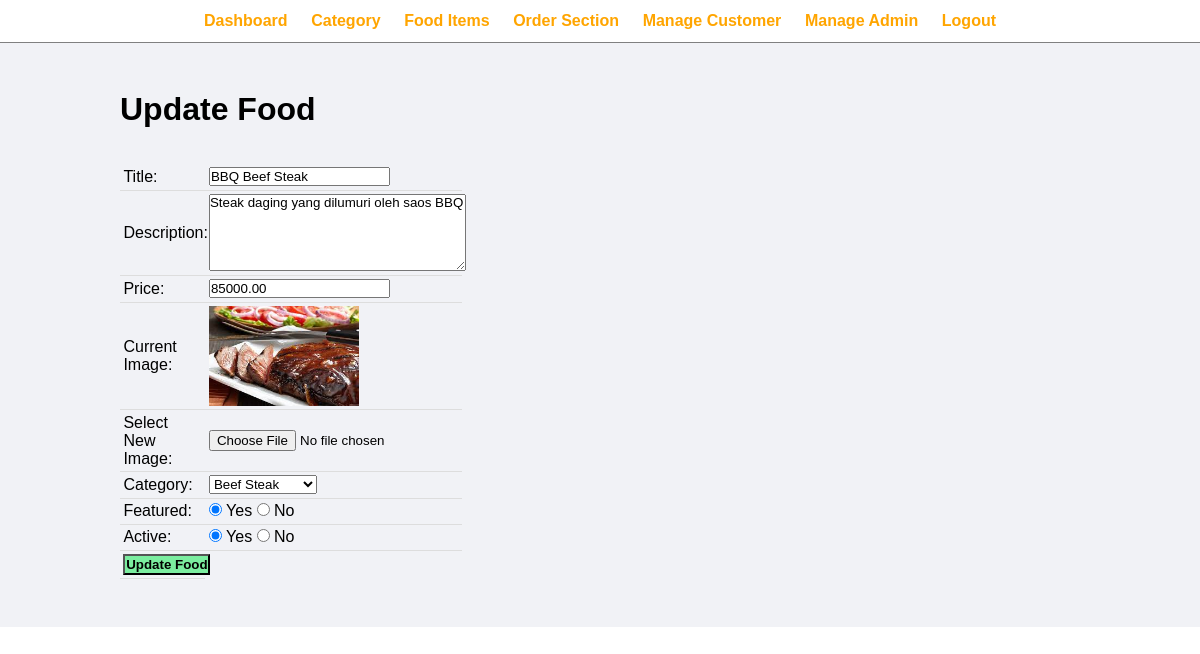
The page /admin/update-food.php?id=12 (signed in) on the database its author committed.
### tables this page shows
CREATE TABLE `tbl_food` (
  `id` int(10) UNSIGNED NOT NULL,
  `title` varchar(100) NOT NULL,
  `description` text NOT NULL,
  `price` decimal(10,2) NOT NULL,
  `image_name` varchar(255) NOT NULL,
  `category_id` int(10) UNSIGNED NOT NULL,
  `featured` varchar(10) NOT NULL,
  `active` varchar(10) NOT NULL
);

CREATE TABLE `tbl_category` (
  `id` int(10) UNSIGNED NOT NULL,
  `title` varchar(100) NOT NULL,
  `image_name` varchar(255) NOT NULL,
  `featured` varchar(10) NOT NULL,
  `active` varchar(10) NOT NULL
);

### admin/update-food.php (the view, shortened to what this page needs)
<?php include('core/menu.php'); ?>
<?php
    if(isset($_GET['id']))
    {
        $id = $_GET['id'];
        $sql2 = "SELECT * FROM tbl_food WHERE id=$id";
        $res2 = mysqli_query($conn, $sql2);
        $row2 = mysqli_fetch_assoc($res2);
        $title = $row2['title'];
        $description = $row2['description'];
        $price = $row2['price'];
        $current_image = $row2['image_name'];
        $current_category = $row2['category_id'];
        $featured = $row2['featured'];
        $active = $row2['active'];
    }
    else
    {
        header('location: manage-food.php');
    }
?>
<div class="main-content">
    <div class="wrapper">
        <h1>Update Food</h1>
        <br><br>
        <form action="" method="POST" enctype="multipart/form-data">
        <table class="tbl-30">
            <tr>
                <td>Title: </td>
                <td>
                    <input type="text" name="title" value="<?php echo $title; ?>">
                </td>
            </tr>
            <tr>
                <td>Description: </td>
                <td>
                    <textarea name="description" cols="30" rows="5"><?php echo $description; ?></textarea>
                </td>
            </tr>
            <tr>
                <td>Price: </td>
                <td>
                    <input type="number" name="price" value="<?php echo $price; ?>">
                </td>
            </tr>
            <tr>
                <td>Current Image: </td>
                <td>
                    <?php
                        if($current_image == "")
                        {
                            echo "<div class='error'>Image not Available.</div>";
                        }
                        else
                        {
                            ?>
                            <img src="../images/food/<?php echo $current_image; ?>" width="150px">
                            <?php
                        }
                    ?>
                </td>
            </tr>
            <tr>
                <td>Select New Image: </td>
                <td>
                    <input type="file" name="image">
                </td>
            </tr>
            <tr>
                <td>Category: </td>
                <td>
                    <select name="category">
                        <?php
                            $sql = "SELECT * FROM tbl_category WHERE active='Yes'";
                            $res = mysqli_query($conn, $sql);
                            $count = mysqli_num_rows($res);
                            if($count>0)
                            {
                                while($row=mysqli_fetch_assoc($res))
                                {
                                    $category_title = $row['title'];
                                    $category_id = $row['id'];
                                    ?>
                                    <option <?php if($current_category==$category_id){echo "selected";} ?> value="<?php echo $category_id; ?>"><?php echo $category_title; ?></option>
                                    <?php
                                }
                            }
                            else
                            {
                                echo "<option value='0'>Category Not Available.</option>";
                            }
                        ?>
                    </select>
                </td>
            </tr>
            <tr>
                <td>Featured: </td>
                <td>
                    <input <?php if($featured=="Yes") {echo "checked";} ?> type="radio" name="featured" value="Yes"> Yes
                    <input <?php if($featured=="No") {echo "checked";} ?> type="radio" name="featured" value="No"> No
                </td>
            </tr>
            <tr>
                <td>Active: </td>
                <td>
                    <input <?php if($active=="Yes") {echo "checked";} ?> type="radio" name="active" value="Yes"> Yes
                    <input <?php if($active=="No") {echo "checked";} ?> type="radio" name="active" value="No"> No
                </td>
            </tr>
            <tr>
                <td>
                    <input type="submit" name="submit" value="Update Food" class="btn-secondary">
                </td>
            </tr>
        </table>
        </form>
    </div>
</div>

### css/admin.css (style rules this page uses)
* { margin: 0; padding: 0; font-family: Arial, Helvetica, sans-serif; }
.wrapper { padding: 1%; width: 80%; margin: 0 auto; }
.tbl-30 { width: 30%; }
table { border-collapse: collapse; width: 100%; }
th, td { padding: 8px; text-align: left; border-bottom: 1px solid #ddd; }
table tr td { padding: 1%; }
.btn-secondary { background-color: #7bed9f; padding: 1%; color: black; text-decoration: none; font-weight: bold; }
.main-content { background-color: #f1f2f6; padding: 3% 0; }

### rows shown on the page
tbl_food: title "BBQ Beef Steak", description "Steak daging yang dilumuri oleh saos BBQ", price "85000.00", image_name (picture), category "Beef Steak", featured "☑", active "☑"
